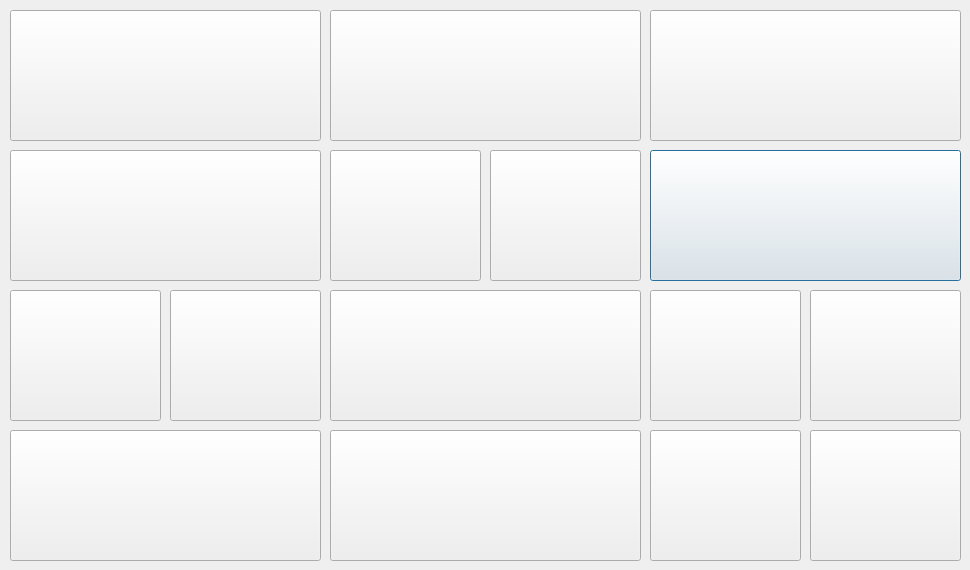
<?xml version="1.0" encoding="UTF-8"?>
<ui version="4.0">
 <class>Setting1</class>
 <widget class="QDialog" name="Setting1">
  <property name="geometry">
   <rect>
    <x>0</x>
    <y>0</y>
    <width>970</width>
    <height>570</height>
   </rect>
  </property>
  <property name="windowTitle">
   <string>Dialog</string>
  </property>
  <widget class="QPushButton" name="pushButton_11">
   <property name="geometry">
    <rect>
     <x>650</x>
     <y>150</y>
     <width>311</width>
     <height>131</height>
    </rect>
   </property>
   <property name="text">
    <string/>
   </property>
  </widget>
  <widget class="QPushButton" name="pushButton_14">
   <property name="geometry">
    <rect>
     <x>170</x>
     <y>290</y>
     <width>151</width>
     <height>131</height>
    </rect>
   </property>
   <property name="text">
    <string/>
   </property>
  </widget>
  <widget class="QPushButton" name="pushButton_15">
   <property name="geometry">
    <rect>
     <x>490</x>
     <y>150</y>
     <width>151</width>
     <height>131</height>
    </rect>
   </property>
   <property name="text">
    <string/>
   </property>
  </widget>
  <widget class="QPushButton" name="pushButton_8">
   <property name="geometry">
    <rect>
     <x>330</x>
     <y>430</y>
     <width>311</width>
     <height>131</height>
    </rect>
   </property>
   <property name="text">
    <string/>
   </property>
  </widget>
  <widget class="QPushButton" name="pushButton_10">
   <property name="geometry">
    <rect>
     <x>650</x>
     <y>290</y>
     <width>151</width>
     <height>131</height>
    </rect>
   </property>
   <property name="text">
    <string/>
   </property>
  </widget>
  <widget class="QPushButton" name="pushButton_17">
   <property name="geometry">
    <rect>
     <x>810</x>
     <y>430</y>
     <width>151</width>
     <height>131</height>
    </rect>
   </property>
   <property name="text">
    <string/>
   </property>
  </widget>
  <widget class="QPushButton" name="pushButton_3">
   <property name="geometry">
    <rect>
     <x>10</x>
     <y>290</y>
     <width>151</width>
     <height>131</height>
    </rect>
   </property>
   <property name="text">
    <string/>
   </property>
  </widget>
  <widget class="QPushButton" name="pushButton_5">
   <property name="geometry">
    <rect>
     <x>330</x>
     <y>10</y>
     <width>311</width>
     <height>131</height>
    </rect>
   </property>
   <property name="text">
    <string/>
   </property>
  </widget>
  <widget class="QPushButton" name="pushButton">
   <property name="geometry">
    <rect>
     <x>10</x>
     <y>10</y>
     <width>311</width>
     <height>131</height>
    </rect>
   </property>
   <property name="text">
    <string/>
   </property>
  </widget>
  <widget class="QPushButton" name="pushButton_6">
   <property name="geometry">
    <rect>
     <x>330</x>
     <y>290</y>
     <width>311</width>
     <height>131</height>
    </rect>
   </property>
   <property name="text">
    <string/>
   </property>
  </widget>
  <widget class="QPushButton" name="pushButton_7">
   <property name="geometry">
    <rect>
     <x>330</x>
     <y>150</y>
     <width>151</width>
     <height>131</height>
    </rect>
   </property>
   <property name="text">
    <string/>
   </property>
  </widget>
  <widget class="QPushButton" name="pushButton_16">
   <property name="geometry">
    <rect>
     <x>810</x>
     <y>290</y>
     <width>151</width>
     <height>131</height>
    </rect>
   </property>
   <property name="text">
    <string/>
   </property>
  </widget>
  <widget class="QPushButton" name="pushButton_12">
   <property name="geometry">
    <rect>
     <x>650</x>
     <y>430</y>
     <width>151</width>
     <height>131</height>
    </rect>
   </property>
   <property name="text">
    <string/>
   </property>
  </widget>
  <widget class="QPushButton" name="pushButton_4">
   <property name="geometry">
    <rect>
     <x>10</x>
     <y>430</y>
     <width>311</width>
     <height>131</height>
    </rect>
   </property>
   <property name="text">
    <string/>
   </property>
  </widget>
  <widget class="QPushButton" name="pushButton_9">
   <property name="geometry">
    <rect>
     <x>650</x>
     <y>10</y>
     <width>311</width>
     <height>131</height>
    </rect>
   </property>
   <property name="text">
    <string/>
   </property>
  </widget>
  <widget class="QPushButton" name="pushButton_2">
   <property name="geometry">
    <rect>
     <x>10</x>
     <y>150</y>
     <width>311</width>
     <height>131</height>
    </rect>
   </property>
   <property name="text">
    <string/>
   </property>
  </widget>
 </widget>
 <resources/>
 <connections/>
</ui>
